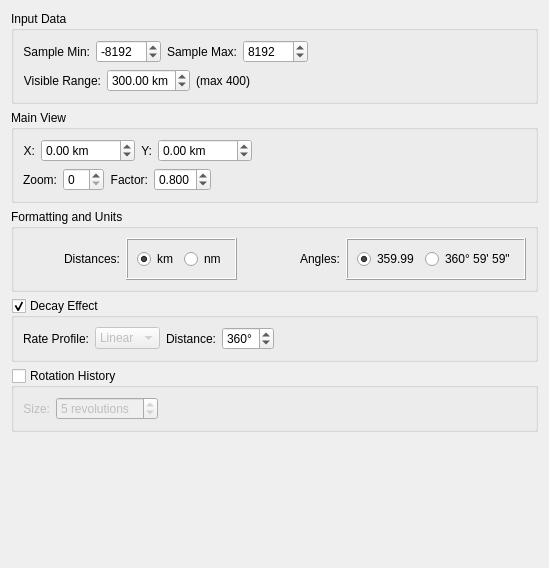
     <widget class="QWidget" name="general_" >
      <property name="geometry" >
       <rect>
        <x>0</x>
        <y>0</y>
        <width>549</width>
        <height>568</height>
       </rect>
      </property>
      <attribute name="title" >
       <string>General</string>
      </attribute>
      <layout class="QVBoxLayout" >
       <item>
        <widget class="QGroupBox" name="groupBox_3" >
         <property name="title" >
          <string>Input Data</string>
         </property>
         <layout class="QVBoxLayout" >
          <item>
           <layout class="QHBoxLayout" >
            <item>
             <widget class="QLabel" name="label_8" >
              <property name="text" >
               <string>Sample Min:</string>
              </property>
              <property name="alignment" >
               <set>Qt::AlignRight|Qt::AlignTrailing|Qt::AlignVCenter</set>
              </property>
             </widget>
            </item>
            <item>
             <widget class="QSpinBox" name="sampleMin_" >
              <property name="keyboardTracking" >
               <bool>false</bool>
              </property>
              <property name="minimum" >
               <number>-65535</number>
              </property>
              <property name="maximum" >
               <number>65535</number>
              </property>
              <property name="singleStep" >
               <number>100</number>
              </property>
              <property name="value" >
               <number>-8192</number>
              </property>
             </widget>
            </item>
            <item>
             <widget class="QLabel" name="label_9" >
              <property name="text" >
               <string>Sample Max:</string>
              </property>
              <property name="alignment" >
               <set>Qt::AlignRight|Qt::AlignTrailing|Qt::AlignVCenter</set>
              </property>
             </widget>
            </item>
            <item>
             <widget class="QSpinBox" name="sampleMax_" >
              <property name="keyboardTracking" >
               <bool>false</bool>
              </property>
              <property name="minimum" >
               <number>-65535</number>
              </property>
              <property name="maximum" >
               <number>65535</number>
              </property>
              <property name="singleStep" >
               <number>100</number>
              </property>
              <property name="value" >
               <number>8192</number>
              </property>
             </widget>
            </item>
            <item>
             <spacer>
              <property name="orientation" >
               <enum>Qt::Horizontal</enum>
              </property>
              <property name="sizeHint" stdset="0" >
               <size>
                <width>40</width>
                <height>20</height>
               </size>
              </property>
             </spacer>
            </item>
           </layout>
          </item>
          <item>
           <layout class="QHBoxLayout" >
            <item>
             <widget class="QLabel" name="label_10" >
              <property name="text" >
               <string>Visible Range:</string>
              </property>
              <property name="alignment" >
               <set>Qt::AlignRight|Qt::AlignTrailing|Qt::AlignVCenter</set>
              </property>
             </widget>
            </item>
            <item>
             <widget class="QDoubleSpinBox" name="rangeMax_" >
              <property name="keyboardTracking" >
               <bool>false</bool>
              </property>
              <property name="suffix" >
               <string> km</string>
              </property>
              <property name="decimals" >
               <number>2</number>
              </property>
              <property name="minimum" >
               <double>0.000000000000000</double>
              </property>
              <property name="maximum" >
               <double>400.000000000000000</double>
              </property>
              <property name="singleStep" >
               <double>10.000000000000000</double>
              </property>
              <property name="value" >
               <double>300.000000000000000</double>
              </property>
             </widget>
            </item>
            <item>
             <widget class="QLabel" name="rangeMaxMax_" >
              <property name="enabled" >
               <bool>true</bool>
              </property>
              <property name="text" >
               <string>(max 400)</string>
              </property>
              <property name="alignment" >
               <set>Qt::AlignRight|Qt::AlignTrailing|Qt::AlignVCenter</set>
              </property>
             </widget>
            </item>
            <item>
             <spacer>
              <property name="orientation" >
               <enum>Qt::Horizontal</enum>
              </property>
              <property name="sizeHint" stdset="0" >
               <size>
                <width>40</width>
                <height>20</height>
               </size>
              </property>
             </spacer>
            </item>
           </layout>
          </item>
         </layout>
        </widget>
       </item>
       <item>
        <widget class="QGroupBox" name="groupBox_5" >
         <property name="title" >
          <string>Main View</string>
         </property>
         <layout class="QVBoxLayout" >
          <item>
           <layout class="QHBoxLayout" >
            <item>
             <widget class="QLabel" name="label_11" >
              <property name="text" >
               <string>X:</string>
              </property>
              <property name="alignment" >
               <set>Qt::AlignRight|Qt::AlignTrailing|Qt::AlignVCenter</set>
              </property>
             </widget>
            </item>
            <item>
             <widget class="QDoubleSpinBox" name="viewX_" >
              <property name="keyboardTracking" >
               <bool>false</bool>
              </property>
              <property name="suffix" >
               <string> km</string>
              </property>
              <property name="decimals" >
               <number>2</number>
              </property>
              <property name="minimum" >
               <double>-1000.000000000000000</double>
              </property>
              <property name="maximum" >
               <double>1000.000000000000000</double>
              </property>
              <property name="singleStep" >
               <double>10.000000000000000</double>
              </property>
              <property name="value" >
               <double>0.000000000000000</double>
              </property>
             </widget>
            </item>
            <item>
             <widget class="QLabel" name="label_80" >
              <property name="text" >
               <string>Y:</string>
              </property>
              <property name="alignment" >
               <set>Qt::AlignRight|Qt::AlignTrailing|Qt::AlignVCenter</set>
              </property>
             </widget>
            </item>
            <item>
             <widget class="QDoubleSpinBox" name="viewY_" >
              <property name="keyboardTracking" >
               <bool>false</bool>
              </property>
              <property name="suffix" >
               <string> km</string>
              </property>
              <property name="decimals" >
               <number>2</number>
              </property>
              <property name="minimum" >
               <double>-1000.000000000000000</double>
              </property>
              <property name="maximum" >
               <double>1000.000000000000000</double>
              </property>
              <property name="singleStep" >
               <double>10.000000000000000</double>
              </property>
              <property name="value" >
               <double>0.000000000000000</double>
              </property>
             </widget>
            </item>
            <item>
             <spacer>
              <property name="orientation" >
               <enum>Qt::Horizontal</enum>
              </property>
              <property name="sizeHint" stdset="0" >
               <size>
                <width>40</width>
                <height>20</height>
               </size>
              </property>
             </spacer>
            </item>
           </layout>
          </item>
          <item>
           <layout class="QHBoxLayout" >
            <item>
             <widget class="QLabel" name="label_81" >
              <property name="text" >
               <string>Zoom:</string>
              </property>
              <property name="alignment" >
               <set>Qt::AlignRight|Qt::AlignTrailing|Qt::AlignVCenter</set>
              </property>
             </widget>
            </item>
            <item>
             <widget class="QSpinBox" name="viewZoomPower_" >
              <property name="keyboardTracking" >
               <bool>false</bool>
              </property>
              <property name="maximum" >
               <number>20</number>
              </property>
             </widget>
            </item>
            <item>
             <widget class="QLabel" name="label_42" >
              <property name="text" >
               <string>Factor:</string>
              </property>
              <property name="alignment" >
               <set>Qt::AlignRight|Qt::AlignTrailing|Qt::AlignVCenter</set>
              </property>
             </widget>
            </item>
            <item>
             <widget class="QDoubleSpinBox" name="viewZoomFactor_" >
              <property name="keyboardTracking" >
               <bool>false</bool>
              </property>
              <property name="decimals" >
               <number>3</number>
              </property>
              <property name="minimum" >
               <double>0.001000000000000</double>
              </property>
              <property name="maximum" >
               <double>0.999000000000000</double>
              </property>
              <property name="singleStep" >
               <double>0.010000000000000</double>
              </property>
              <property name="value" >
               <double>0.800000000000000</double>
              </property>
             </widget>
            </item>
            <item>
             <spacer>
              <property name="orientation" >
               <enum>Qt::Horizontal</enum>
              </property>
              <property name="sizeHint" stdset="0" >
               <size>
                <width>40</width>
                <height>20</height>
               </size>
              </property>
             </spacer>
            </item>
           </layout>
          </item>
         </layout>
        </widget>
       </item>
       <item>
        <widget class="QGroupBox" name="groupBox_4" >
         <property name="sizePolicy" >
          <sizepolicy vsizetype="Preferred" hsizetype="Preferred" >
           <horstretch>0</horstretch>
           <verstretch>0</verstretch>
          </sizepolicy>
         </property>
         <property name="title" >
          <string>Formatting and Units</string>
         </property>
         <layout class="QHBoxLayout" >
          <item>
           <widget class="QLabel" name="label_2" >
            <property name="text" >
             <string>Distances:</string>
            </property>
            <property name="alignment" >
             <set>Qt::AlignRight|Qt::AlignTrailing|Qt::AlignVCenter</set>
            </property>
           </widget>
          </item>
          <item>
           <widget class="QFrame" name="frame" >
            <property name="sizePolicy" >
             <sizepolicy vsizetype="Fixed" hsizetype="Fixed" >
              <horstretch>0</horstretch>
              <verstretch>0</verstretch>
             </sizepolicy>
            </property>
            <property name="frameShape" >
             <enum>QFrame::Box</enum>
            </property>
            <property name="frameShadow" >
             <enum>QFrame::Raised</enum>
            </property>
            <layout class="QHBoxLayout" >
             <item>
              <widget class="QRadioButton" name="distanceUnitsKm_" >
               <property name="text" >
                <string>km</string>
               </property>
               <property name="checked" >
                <bool>true</bool>
               </property>
              </widget>
             </item>
             <item>
              <widget class="QRadioButton" name="distanceUnitsNm_" >
               <property name="text" >
                <string>nm</string>
               </property>
               <property name="checked" >
                <bool>false</bool>
               </property>
              </widget>
             </item>
            </layout>
           </widget>
          </item>
          <item>
           <widget class="QLabel" name="label" >
            <property name="text" >
             <string>Angles:</string>
            </property>
            <property name="alignment" >
             <set>Qt::AlignRight|Qt::AlignTrailing|Qt::AlignVCenter</set>
            </property>
           </widget>
          </item>
          <item>
           <widget class="QFrame" name="frame_2" >
            <property name="sizePolicy" >
             <sizepolicy vsizetype="Fixed" hsizetype="Fixed" >
              <horstretch>0</horstretch>
              <verstretch>0</verstretch>
             </sizepolicy>
            </property>
            <property name="frameShape" >
             <enum>QFrame::Box</enum>
            </property>
            <property name="frameShadow" >
             <enum>QFrame::Raised</enum>
            </property>
            <layout class="QHBoxLayout" >
             <item>
              <widget class="QRadioButton" name="angleFormatDecimal_" >
               <property name="text" >
                <string>359.99</string>
               </property>
               <property name="checked" >
                <bool>true</bool>
               </property>
              </widget>
             </item>
             <item>
              <widget class="QRadioButton" name="angleFormatMinSec_" >
               <property name="text" >
                <string>360° 59' 59"</string>
               </property>
               <property name="checked" >
                <bool>false</bool>
               </property>
              </widget>
             </item>
            </layout>
           </widget>
          </item>
         </layout>
        </widget>
       </item>
       <item>
        <widget class="QGroupBox" name="decayEnabled_" >
         <property name="title" >
          <string>Decay Effect</string>
         </property>
         <property name="checkable" >
          <bool>true</bool>
         </property>
         <property name="checked" >
          <bool>true</bool>
         </property>
         <layout class="QHBoxLayout" >
          <item>
           <widget class="QLabel" name="label_37" >
            <property name="text" >
             <string>Rate Profile:</string>
            </property>
            <property name="alignment" >
             <set>Qt::AlignRight|Qt::AlignTrailing|Qt::AlignVCenter</set>
            </property>
           </widget>
          </item>
          <item>
           <widget class="QComboBox" name="decayProfile_" >
            <property name="enabled" >
             <bool>false</bool>
            </property>
            <property name="currentIndex" >
             <number>0</number>
            </property>
            <item>
             <property name="text" >
              <string>Linear</string>
             </property>
            </item>
            <item>
             <property name="text" >
              <string>Log</string>
             </property>
            </item>
           </widget>
          </item>
          <item>
           <widget class="QLabel" name="label_19" >
            <property name="text" >
             <string>Distance:</string>
            </property>
            <property name="alignment" >
             <set>Qt::AlignRight|Qt::AlignTrailing|Qt::AlignVCenter</set>
            </property>
           </widget>
          </item>
          <item>
           <widget class="QSpinBox" name="decayDistance_" >
            <property name="keyboardTracking" >
             <bool>false</bool>
            </property>
            <property name="suffix" >
             <string>°</string>
            </property>
            <property name="minimum" >
             <number>180</number>
            </property>
            <property name="maximum" >
             <number>640</number>
            </property>
            <property name="singleStep" >
             <number>10</number>
            </property>
            <property name="value" >
             <number>360</number>
            </property>
           </widget>
          </item>
          <item>
           <spacer>
            <property name="orientation" >
             <enum>Qt::Horizontal</enum>
            </property>
            <property name="sizeHint" stdset="0" >
             <size>
              <width>40</width>
              <height>20</height>
             </size>
            </property>
           </spacer>
          </item>
         </layout>
        </widget>
       </item>
       <item>
        <widget class="QGroupBox" name="historyEnabled_" >
         <property name="title" >
          <string>Rotation History</string>
         </property>
         <property name="checkable" >
          <bool>true</bool>
         </property>
         <property name="checked" >
          <bool>false</bool>
         </property>
         <layout class="QHBoxLayout" >
          <item>
           <widget class="QLabel" name="label_17" >
            <property name="text" >
             <string>Size:</string>
            </property>
            <property name="alignment" >
             <set>Qt::AlignRight|Qt::AlignTrailing|Qt::AlignVCenter</set>
            </property>
           </widget>
          </item>
          <item>
           <widget class="QSpinBox" name="historyRetention_" >
            <property name="keyboardTracking" >
             <bool>false</bool>
            </property>
            <property name="suffix" >
             <string> revolutions</string>
            </property>
            <property name="minimum" >
             <number>1</number>
            </property>
            <property name="maximum" >
             <number>30</number>
            </property>
            <property name="value" >
             <number>5</number>
            </property>
           </widget>
          </item>
          <item>
           <spacer>
            <property name="orientation" >
             <enum>Qt::Horizontal</enum>
            </property>
            <property name="sizeHint" stdset="0" >
             <size>
              <width>40</width>
              <height>20</height>
             </size>
            </property>
           </spacer>
          </item>
         </layout>
        </widget>
       </item>
       <item>
        <spacer>
         <property name="orientation" >
          <enum>Qt::Vertical</enum>
         </property>
         <property name="sizeHint" stdset="0" >
          <size>
           <width>10</width>
           <height>0</height>
          </size>
         </property>
        </spacer>
       </item>
      </layout>
     </widget>
